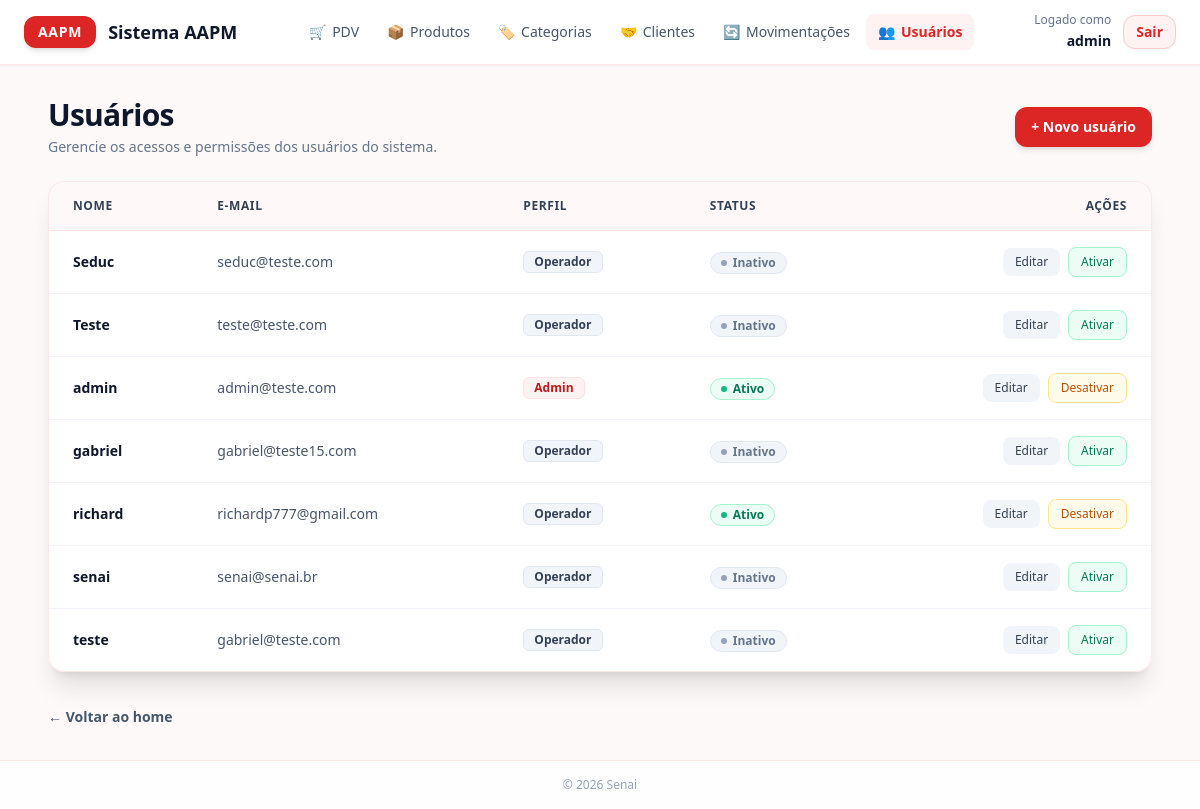
Page /usuarios/ (signed in) on the earlier database version.
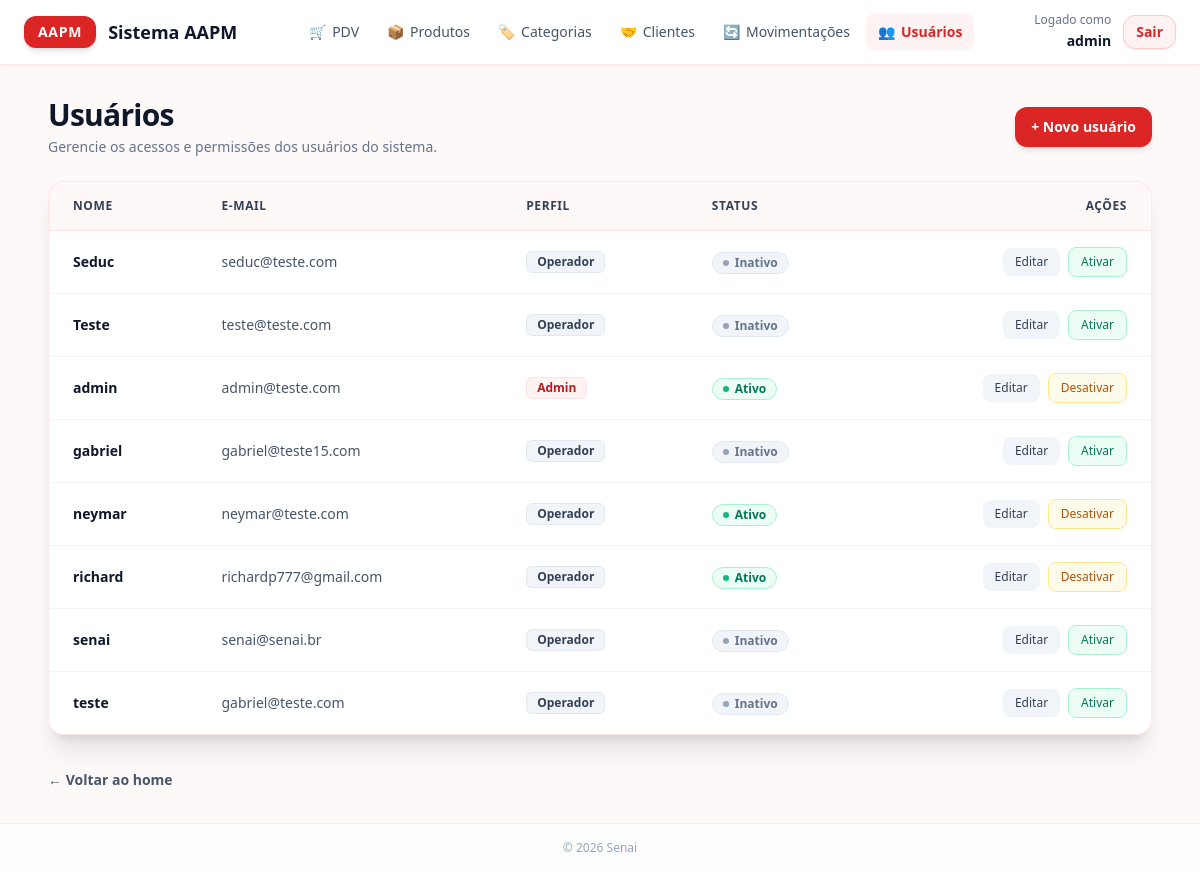
Same page on the later database version.
### app/models/usuarios.py (models this page shows)
class Usuario(Base):
    __tablename__ = "usuarios"
    id = Column(Integer, primary_key=True, autoincrement=True)
    nome = Column(String(100), nullable=False)
    email = Column(String(150), unique=True, nullable=False)
    senha_hash = Column(String(255), nullable=False)
    role = Column(String(20), nullable=False, default="operador")
    ativo = Column(Boolean, default=True)
    criando_em = Column(DateTime, server_default=func.now())

### app/controllers/usuario_controller.py (the view)
@router.get("/")
def listar_usuarios(
    request: Request,
    db: Session = Depends(get_db),
    admin = Depends(get_admin)  # bloqueia quem não é admin
):
    usuarios = db.query(Usuario).order_by(Usuario.nome).all()
    return templates.TemplateResponse(
        request,
        "usuarios/index.html",
        {
            "request": request,
            "usuario": admin,   # dados de quem está logado (para navbar)
            "usuarios": usuarios  # lista para exibir na tabela
        }
    )

### app/templates/usuarios/index.html (shortened to what this page needs)
<!DOCTYPE html>
<html lang="pt-br">
<head>
    <script src="https://cdn.tailwindcss.com"></script>
</head>
<body class="bg-red-50/40 min-h-screen flex flex-col font-sans text-slate-800 relative">
    <ul class="cubes-bg">
    </ul>
    <header class="w-full bg-white/90 backdrop-blur-md border-b border-red-100/80 shadow-sm z-10 sticky top-0">
        <div class="max-w-7xl mx-auto px-4 sm:px-6 py-3 flex items-center justify-between">
            <a href="/" class="flex items-center space-x-3 group">
                <div class="px-3.5 py-1.5 bg-red-600 text-white font-bold text-sm rounded-xl shadow-md tracking-wider flex items-center justify-center transform transition-transform duration-300 group-hover:scale-105">
                    AAPM
                </div>
                <span class="font-bold text-slate-900 text-base sm:text-lg hidden sm:inline">Sistema AAPM</span>
            </a>
            <nav class="hidden lg:flex items-center space-x-1 font-medium text-sm text-slate-600">
                <a href="/pdv" class="px-3 py-2 rounded-lg hover:bg-red-50 hover:text-red-600 transition-colors flex items-center gap-1.5">
                    <span>🛒</span> PDV
                </a>
                <a href="/produtos" class="px-3 py-2 rounded-lg hover:bg-red-50 hover:text-red-600 transition-colors flex items-center gap-1.5">
                    <span>📦</span> Produtos
                </a>
                <a href="/categorias" class="px-3 py-2 rounded-lg hover:bg-red-50 hover:text-red-600 transition-colors flex items-center gap-1.5">
                    <span>🏷️</span> Categorias
                </a>
                <a href="/clientes" class="px-3 py-2 rounded-lg hover:bg-red-50 hover:text-red-600 transition-colors flex items-center gap-1.5">
                    <span>🤝</span> Clientes
                </a>
                <a href="/movimentacoes/nova" class="px-3 py-2 rounded-lg hover:bg-red-50 hover:text-red-600 transition-colors flex items-center gap-1.5">
                    <span>🔄</span> Movimentações
                </a>
                {% if not usuario or usuario.role == 'admin' %}
                <a href="/usuarios" class="px-3 py-2 rounded-lg bg-red-50 text-red-600 font-semibold transition-colors flex items-center gap-1.5">
                    <span>👥</span> Usuários
                </a>
                {% endif %}
            </nav>
            <div class="flex items-center space-x-3">
                <div class="text-right hidden sm:block">
                    <span class="block text-xs text-slate-500">Logado como</span>
                    <span class="text-sm font-bold text-slate-900">{{ usuario.nome if usuario else 'Usuário' }}</span>
                </div>
                <a href="/auth/logout" class="px-3 py-1.5 text-xs sm:text-sm font-semibold text-red-600 hover:text-white bg-red-50 hover:bg-red-600 border border-red-200 hover:border-red-600 rounded-xl transition-all duration-200 shadow-sm">
                    Sair
                </a>
            </div>
        </div>
    </header>
    <main class="flex-1 max-w-6xl w-full mx-auto px-6 py-8 space-y-6 z-10">
        <div class="flex flex-col sm:flex-row sm:items-center sm:justify-between gap-4">
            <div>
                <h1 class="text-2xl sm:text-3xl font-extrabold text-slate-900 tracking-tight">Usuários</h1>
                <p class="text-slate-500 text-sm mt-1">Gerencie os acessos e permissões dos usuários do sistema.</p>
            </div>
            <a href="/usuarios/novo"
               class="inline-flex items-center justify-center px-4 py-2.5 bg-red-600 hover:bg-red-700 text-white font-semibold text-sm rounded-xl shadow-md hover:shadow-lg transition-all duration-200 hover:-translate-y-0.5">
                + Novo usuário
            </a>
        </div>
        <div class="bg-white/90 backdrop-blur-md rounded-2xl shadow-xl border border-red-100/80 overflow-hidden">
            <div class="overflow-x-auto">
                <table class="w-full text-left text-sm text-slate-600">
                    <thead class="bg-red-50/50 border-b border-red-100 text-slate-700 uppercase font-semibold text-xs tracking-wider">
                        <tr>
                            <th class="px-6 py-4">Nome</th>
                            <th class="px-6 py-4">E-mail</th>
                            <th class="px-6 py-4">Perfil</th>
                            <th class="px-6 py-4">Status</th>
                            <th class="px-6 py-4 text-right">Ações</th>
                        </tr>
                    </thead>
                    <tbody class="divide-y divide-slate-100">
                        {% for u in usuarios %}
                        <tr class="hover:bg-red-50/30 transition-colors">
                            <td class="px-6 py-4 font-semibold text-slate-900 whitespace-nowrap">
                                {{ u.nome }}
                            </td>
                            <td class="px-6 py-4 text-slate-600 whitespace-nowrap">
                                {{ u.email }}
                            </td>
                            <td class="px-6 py-4 whitespace-nowrap">
                                <span class="inline-flex items-center px-2.5 py-0.5 rounded-md text-xs font-semibold capitalize
                                    {{ 'bg-red-50 text-red-700 border border-red-100' if u.role == 'admin' else 'bg-slate-100 text-slate-700 border border-slate-200' }}">
                                    {{ u.role }}
                                </span>
                            </td>
                            <td class="px-6 py-4 whitespace-nowrap">
                                <span class="inline-flex items-center gap-1.5 px-2.5 py-0.5 rounded-full text-xs font-semibold
                                    {{ 'bg-emerald-50 text-emerald-700 border border-emerald-200' if u.ativo else 'bg-slate-100 text-slate-500 border border-slate-200' }}">
                                    <span class="w-1.5 h-1.5 rounded-full {{ 'bg-emerald-500' if u.ativo else 'bg-slate-400' }}"></span>
                                    {{ "Ativo" if u.ativo else "Inativo" }}
                                </span>
                            </td>
                            <td class="px-6 py-4 text-right whitespace-nowrap">
                                <div class="inline-flex items-center justify-end gap-2">
                                    <a href="/usuarios/{{ u.id }}/editar"
                                       class="px-3 py-1.5 bg-slate-100 hover:bg-slate-200 text-slate-700 font-medium text-xs rounded-lg transition-colors">
                                        Editar
                                    </a>
                                    <form action="/usuarios/{{ u.id }}/toggle-ativo"
                                          method="post"
                                          class="inline">
                                        <button type="submit"
                                                class="px-3 py-1.5 font-medium text-xs rounded-lg transition-colors border
                                                    {{ 'bg-amber-50 hover:bg-amber-100 text-amber-700 border-amber-200' if u.ativo else 'bg-emerald-50 hover:bg-emerald-100 text-emerald-700 border-emerald-200' }}">
                                            {{ "Desativar" if u.ativo else "Ativar" }}
                                        </button>
                                    </form>
                                </div>
                            </td>
                        </tr>
                        {% endfor %}
                    </tbody>
                </table>
            </div>
        </div>
        <div class="pt-2">
            <a href="/" class="text-sm font-semibold text-slate-600 hover:text-red-600 transition-colors">
                ← Voltar ao home
            </a>
        </div>
    </main>
    <footer class="w-full bg-white/80 backdrop-blur-md border-t border-red-100/80 py-4 text-center text-xs text-slate-400 z-10 font-medium mt-auto">
        &copy; 2026 Senai
    </footer>
</body>
</html>

### app/templates/usuarios/index.html (style rules this page uses)
.cubes-bg { position: fixed; top: 0; left: 0; width: 100%; height: 100%; overflow: hidden; z-index: 0; margin: 0; padding: 0; }

Differences in the rows shown:
added Usuario: nome "neymar", email "neymar@teste.com", role "Operador", ativo "Ativo", ativo "Desativar"
